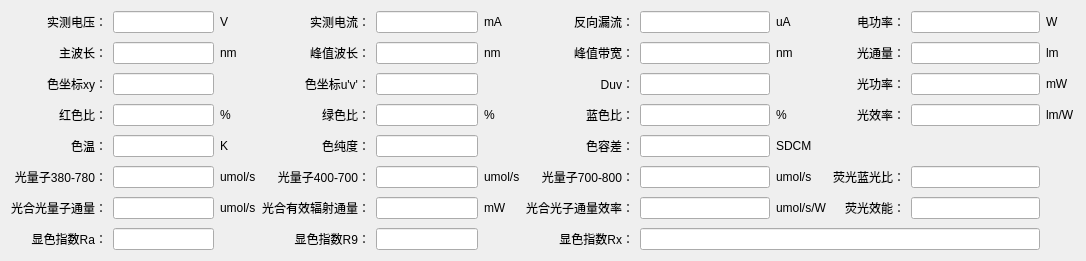
<?xml version="1.0" encoding="UTF-8"?>
<ui version="4.0">
 <class>HDetailWidget2000DC</class>
 <widget class="QWidget" name="HDetailWidget2000DC">
  <property name="geometry">
   <rect>
    <x>0</x>
    <y>0</y>
    <width>1086</width>
    <height>241</height>
   </rect>
  </property>
  <property name="windowTitle">
   <string>Form</string>
  </property>
  <layout class="QGridLayout" name="gridLayout">
   <property name="verticalSpacing">
    <number>9</number>
   </property>
   <item row="2" column="10">
    <widget class="QLineEdit" name="lineEdit_014">
     <property name="minimumSize">
      <size>
       <width>100</width>
       <height>0</height>
      </size>
     </property>
     <property name="alignment">
      <set>Qt::AlignCenter</set>
     </property>
     <property name="readOnly">
      <bool>true</bool>
     </property>
    </widget>
   </item>
   <item row="4" column="10">
    <widget class="QLineEdit" name="lineEdit_024">
     <property name="minimumSize">
      <size>
       <width>100</width>
       <height>0</height>
      </size>
     </property>
     <property name="alignment">
      <set>Qt::AlignCenter</set>
     </property>
     <property name="readOnly">
      <bool>true</bool>
     </property>
    </widget>
   </item>
   <item row="4" column="7">
    <widget class="QLineEdit" name="lineEdit_023">
     <property name="minimumSize">
      <size>
       <width>100</width>
       <height>0</height>
      </size>
     </property>
     <property name="alignment">
      <set>Qt::AlignCenter</set>
     </property>
     <property name="readOnly">
      <bool>true</bool>
     </property>
    </widget>
   </item>
   <item row="5" column="2">
    <widget class="QLabel" name="label_307">
     <property name="text">
      <string>K</string>
     </property>
     <property name="alignment">
      <set>Qt::AlignLeading|Qt::AlignLeft|Qt::AlignVCenter</set>
     </property>
    </widget>
   </item>
   <item row="0" column="0">
    <widget class="QLabel" name="label_2">
     <property name="text">
      <string>实测电压：</string>
     </property>
     <property name="alignment">
      <set>Qt::AlignRight|Qt::AlignTrailing|Qt::AlignVCenter</set>
     </property>
    </widget>
   </item>
   <item row="6" column="4">
    <widget class="QLineEdit" name="lineEdit_062">
     <property name="minimumSize">
      <size>
       <width>100</width>
       <height>0</height>
      </size>
     </property>
     <property name="alignment">
      <set>Qt::AlignCenter</set>
     </property>
     <property name="readOnly">
      <bool>true</bool>
     </property>
    </widget>
   </item>
   <item row="1" column="6">
    <widget class="QLabel" name="label_003">
     <property name="text">
      <string>峰值带宽：</string>
     </property>
     <property name="alignment">
      <set>Qt::AlignRight|Qt::AlignTrailing|Qt::AlignVCenter</set>
     </property>
    </widget>
   </item>
   <item row="6" column="3">
    <widget class="QLabel" name="label_33">
     <property name="text">
      <string>光量子400-700：</string>
     </property>
     <property name="alignment">
      <set>Qt::AlignRight|Qt::AlignTrailing|Qt::AlignVCenter</set>
     </property>
    </widget>
   </item>
   <item row="1" column="9">
    <widget class="QLabel" name="label_004">
     <property name="text">
      <string>光通量：</string>
     </property>
     <property name="alignment">
      <set>Qt::AlignRight|Qt::AlignTrailing|Qt::AlignVCenter</set>
     </property>
    </widget>
   </item>
   <item row="8" column="7" colspan="4">
    <widget class="QLineEdit" name="lineEdit_043">
     <property name="minimumSize">
      <size>
       <width>400</width>
       <height>0</height>
      </size>
     </property>
     <property name="text">
      <string/>
     </property>
     <property name="alignment">
      <set>Qt::AlignCenter</set>
     </property>
     <property name="readOnly">
      <bool>true</bool>
     </property>
    </widget>
   </item>
   <item row="8" column="6">
    <widget class="QLabel" name="label_53">
     <property name="text">
      <string>显色指数Rx：</string>
     </property>
     <property name="alignment">
      <set>Qt::AlignRight|Qt::AlignTrailing|Qt::AlignVCenter</set>
     </property>
    </widget>
   </item>
   <item row="4" column="11">
    <widget class="QLabel" name="label_316">
     <property name="text">
      <string>lm/W</string>
     </property>
     <property name="alignment">
      <set>Qt::AlignLeading|Qt::AlignLeft|Qt::AlignVCenter</set>
     </property>
    </widget>
   </item>
   <item row="4" column="5">
    <widget class="QLabel" name="label_310">
     <property name="text">
      <string>%</string>
     </property>
     <property name="alignment">
      <set>Qt::AlignLeading|Qt::AlignLeft|Qt::AlignVCenter</set>
     </property>
    </widget>
   </item>
   <item row="0" column="6">
    <widget class="QLabel" name="label_4">
     <property name="text">
      <string>反向漏流：</string>
     </property>
     <property name="alignment">
      <set>Qt::AlignRight|Qt::AlignTrailing|Qt::AlignVCenter</set>
     </property>
    </widget>
   </item>
   <item row="8" column="0">
    <widget class="QLabel" name="label_051">
     <property name="text">
      <string>显色指数Ra：</string>
     </property>
     <property name="alignment">
      <set>Qt::AlignRight|Qt::AlignTrailing|Qt::AlignVCenter</set>
     </property>
    </widget>
   </item>
   <item row="1" column="11">
    <widget class="QLabel" name="label_301">
     <property name="text">
      <string>lm</string>
     </property>
     <property name="alignment">
      <set>Qt::AlignLeading|Qt::AlignLeft|Qt::AlignVCenter</set>
     </property>
    </widget>
   </item>
   <item row="4" column="1">
    <widget class="QLineEdit" name="lineEdit_021">
     <property name="minimumSize">
      <size>
       <width>100</width>
       <height>0</height>
      </size>
     </property>
     <property name="alignment">
      <set>Qt::AlignCenter</set>
     </property>
     <property name="readOnly">
      <bool>true</bool>
     </property>
    </widget>
   </item>
   <item row="1" column="5">
    <widget class="QLabel" name="label_303">
     <property name="text">
      <string>nm</string>
     </property>
     <property name="alignment">
      <set>Qt::AlignLeading|Qt::AlignLeft|Qt::AlignVCenter</set>
     </property>
    </widget>
   </item>
   <item row="2" column="4">
    <widget class="QLineEdit" name="lineEdit_012">
     <property name="minimumSize">
      <size>
       <width>100</width>
       <height>0</height>
      </size>
     </property>
     <property name="alignment">
      <set>Qt::AlignCenter</set>
     </property>
     <property name="readOnly">
      <bool>true</bool>
     </property>
    </widget>
   </item>
   <item row="0" column="7">
    <widget class="QLineEdit" name="lineEdit_053">
     <property name="minimumSize">
      <size>
       <width>100</width>
       <height>0</height>
      </size>
     </property>
     <property name="alignment">
      <set>Qt::AlignCenter</set>
     </property>
     <property name="readOnly">
      <bool>true</bool>
     </property>
    </widget>
   </item>
   <item row="4" column="8">
    <widget class="QLabel" name="label_309">
     <property name="text">
      <string>%</string>
     </property>
     <property name="alignment">
      <set>Qt::AlignLeading|Qt::AlignLeft|Qt::AlignVCenter</set>
     </property>
    </widget>
   </item>
   <item row="1" column="1">
    <widget class="QLineEdit" name="lineEdit_001">
     <property name="minimumSize">
      <size>
       <width>100</width>
       <height>0</height>
      </size>
     </property>
     <property name="alignment">
      <set>Qt::AlignCenter</set>
     </property>
     <property name="readOnly">
      <bool>true</bool>
     </property>
    </widget>
   </item>
   <item row="5" column="4">
    <widget class="QLineEdit" name="lineEdit_032">
     <property name="minimumSize">
      <size>
       <width>100</width>
       <height>0</height>
      </size>
     </property>
     <property name="alignment">
      <set>Qt::AlignCenter</set>
     </property>
     <property name="readOnly">
      <bool>true</bool>
     </property>
    </widget>
   </item>
   <item row="2" column="7">
    <widget class="QLineEdit" name="lineEdit_013">
     <property name="minimumSize">
      <size>
       <width>100</width>
       <height>0</height>
      </size>
     </property>
     <property name="alignment">
      <set>Qt::AlignCenter</set>
     </property>
     <property name="readOnly">
      <bool>true</bool>
     </property>
    </widget>
   </item>
   <item row="2" column="1">
    <widget class="QLineEdit" name="lineEdit_011">
     <property name="minimumSize">
      <size>
       <width>100</width>
       <height>0</height>
      </size>
     </property>
     <property name="alignment">
      <set>Qt::AlignCenter</set>
     </property>
     <property name="readOnly">
      <bool>true</bool>
     </property>
    </widget>
   </item>
   <item row="4" column="4">
    <widget class="QLineEdit" name="lineEdit_022">
     <property name="minimumSize">
      <size>
       <width>100</width>
       <height>0</height>
      </size>
     </property>
     <property name="alignment">
      <set>Qt::AlignCenter</set>
     </property>
     <property name="readOnly">
      <bool>true</bool>
     </property>
    </widget>
   </item>
   <item row="5" column="6">
    <widget class="QLabel" name="label_306">
     <property name="text">
      <string>色容差：</string>
     </property>
     <property name="alignment">
      <set>Qt::AlignRight|Qt::AlignTrailing|Qt::AlignVCenter</set>
     </property>
    </widget>
   </item>
   <item row="1" column="4">
    <widget class="QLineEdit" name="lineEdit_002">
     <property name="minimumSize">
      <size>
       <width>100</width>
       <height>0</height>
      </size>
     </property>
     <property name="alignment">
      <set>Qt::AlignCenter</set>
     </property>
     <property name="readOnly">
      <bool>true</bool>
     </property>
    </widget>
   </item>
   <item row="0" column="5">
    <widget class="QLabel" name="label_313">
     <property name="text">
      <string>mA</string>
     </property>
     <property name="alignment">
      <set>Qt::AlignLeading|Qt::AlignLeft|Qt::AlignVCenter</set>
     </property>
    </widget>
   </item>
   <item row="6" column="6">
    <widget class="QLabel" name="label_317">
     <property name="text">
      <string>光量子700-800：</string>
     </property>
     <property name="alignment">
      <set>Qt::AlignRight|Qt::AlignTrailing|Qt::AlignVCenter</set>
     </property>
    </widget>
   </item>
   <item row="8" column="4">
    <widget class="QLineEdit" name="lineEdit_042">
     <property name="minimumSize">
      <size>
       <width>100</width>
       <height>0</height>
      </size>
     </property>
     <property name="alignment">
      <set>Qt::AlignCenter</set>
     </property>
     <property name="readOnly">
      <bool>true</bool>
     </property>
    </widget>
   </item>
   <item row="8" column="1">
    <widget class="QLineEdit" name="lineEdit_041">
     <property name="minimumSize">
      <size>
       <width>100</width>
       <height>0</height>
      </size>
     </property>
     <property name="alignment">
      <set>Qt::AlignCenter</set>
     </property>
     <property name="readOnly">
      <bool>true</bool>
     </property>
    </widget>
   </item>
   <item row="1" column="3">
    <widget class="QLabel" name="label_002">
     <property name="text">
      <string>峰值波长：</string>
     </property>
     <property name="alignment">
      <set>Qt::AlignRight|Qt::AlignTrailing|Qt::AlignVCenter</set>
     </property>
    </widget>
   </item>
   <item row="2" column="9">
    <widget class="QLabel" name="label_014">
     <property name="text">
      <string>光功率：</string>
     </property>
     <property name="alignment">
      <set>Qt::AlignRight|Qt::AlignTrailing|Qt::AlignVCenter</set>
     </property>
    </widget>
   </item>
   <item row="4" column="2">
    <widget class="QLabel" name="label_308">
     <property name="text">
      <string>%</string>
     </property>
     <property name="alignment">
      <set>Qt::AlignLeading|Qt::AlignLeft|Qt::AlignVCenter</set>
     </property>
    </widget>
   </item>
   <item row="1" column="0">
    <widget class="QLabel" name="label_001">
     <property name="text">
      <string>主波长：</string>
     </property>
     <property name="alignment">
      <set>Qt::AlignRight|Qt::AlignTrailing|Qt::AlignVCenter</set>
     </property>
    </widget>
   </item>
   <item row="5" column="8">
    <widget class="QLabel" name="label_311">
     <property name="text">
      <string>SDCM</string>
     </property>
     <property name="alignment">
      <set>Qt::AlignLeading|Qt::AlignLeft|Qt::AlignVCenter</set>
     </property>
    </widget>
   </item>
   <item row="5" column="1">
    <widget class="QLineEdit" name="lineEdit_031">
     <property name="minimumSize">
      <size>
       <width>100</width>
       <height>0</height>
      </size>
     </property>
     <property name="alignment">
      <set>Qt::AlignCenter</set>
     </property>
     <property name="readOnly">
      <bool>true</bool>
     </property>
    </widget>
   </item>
   <item row="5" column="0">
    <widget class="QLabel" name="label_031">
     <property name="text">
      <string>色温：</string>
     </property>
     <property name="alignment">
      <set>Qt::AlignRight|Qt::AlignTrailing|Qt::AlignVCenter</set>
     </property>
    </widget>
   </item>
   <item row="4" column="6">
    <widget class="QLabel" name="label_023">
     <property name="text">
      <string>蓝色比：</string>
     </property>
     <property name="alignment">
      <set>Qt::AlignRight|Qt::AlignTrailing|Qt::AlignVCenter</set>
     </property>
    </widget>
   </item>
   <item row="4" column="3">
    <widget class="QLabel" name="label_022">
     <property name="text">
      <string>绿色比：</string>
     </property>
     <property name="alignment">
      <set>Qt::AlignRight|Qt::AlignTrailing|Qt::AlignVCenter</set>
     </property>
    </widget>
   </item>
   <item row="0" column="2">
    <widget class="QLabel" name="label_312">
     <property name="text">
      <string>V</string>
     </property>
     <property name="alignment">
      <set>Qt::AlignLeading|Qt::AlignLeft|Qt::AlignVCenter</set>
     </property>
    </widget>
   </item>
   <item row="2" column="6">
    <widget class="QLabel" name="label_013">
     <property name="text">
      <string>Duv：</string>
     </property>
     <property name="alignment">
      <set>Qt::AlignRight|Qt::AlignTrailing|Qt::AlignVCenter</set>
     </property>
    </widget>
   </item>
   <item row="2" column="0">
    <widget class="QLabel" name="label_012">
     <property name="text">
      <string>色坐标xy：</string>
     </property>
     <property name="alignment">
      <set>Qt::AlignRight|Qt::AlignTrailing|Qt::AlignVCenter</set>
     </property>
    </widget>
   </item>
   <item row="2" column="3">
    <widget class="QLabel" name="label_011">
     <property name="text">
      <string>色坐标u'v'：</string>
     </property>
     <property name="alignment">
      <set>Qt::AlignRight|Qt::AlignTrailing|Qt::AlignVCenter</set>
     </property>
    </widget>
   </item>
   <item row="0" column="10">
    <widget class="QLineEdit" name="lineEdit_054">
     <property name="minimumSize">
      <size>
       <width>100</width>
       <height>0</height>
      </size>
     </property>
     <property name="alignment">
      <set>Qt::AlignCenter</set>
     </property>
     <property name="readOnly">
      <bool>true</bool>
     </property>
    </widget>
   </item>
   <item row="8" column="3">
    <widget class="QLabel" name="label_052">
     <property name="text">
      <string>显色指数R9：</string>
     </property>
     <property name="alignment">
      <set>Qt::AlignRight|Qt::AlignTrailing|Qt::AlignVCenter</set>
     </property>
    </widget>
   </item>
   <item row="0" column="1">
    <widget class="QLineEdit" name="lineEdit_051">
     <property name="minimumSize">
      <size>
       <width>100</width>
       <height>0</height>
      </size>
     </property>
     <property name="alignment">
      <set>Qt::AlignCenter</set>
     </property>
     <property name="readOnly">
      <bool>true</bool>
     </property>
    </widget>
   </item>
   <item row="6" column="1">
    <widget class="QLineEdit" name="lineEdit_061">
     <property name="minimumSize">
      <size>
       <width>100</width>
       <height>0</height>
      </size>
     </property>
     <property name="alignment">
      <set>Qt::AlignCenter</set>
     </property>
     <property name="readOnly">
      <bool>true</bool>
     </property>
    </widget>
   </item>
   <item row="4" column="9">
    <widget class="QLabel" name="label_15">
     <property name="text">
      <string>光效率：</string>
     </property>
     <property name="alignment">
      <set>Qt::AlignRight|Qt::AlignTrailing|Qt::AlignVCenter</set>
     </property>
    </widget>
   </item>
   <item row="0" column="8">
    <widget class="QLabel" name="label_314">
     <property name="text">
      <string>uA</string>
     </property>
     <property name="alignment">
      <set>Qt::AlignLeading|Qt::AlignLeft|Qt::AlignVCenter</set>
     </property>
    </widget>
   </item>
   <item row="0" column="11">
    <widget class="QLabel" name="label_315">
     <property name="text">
      <string>W</string>
     </property>
     <property name="alignment">
      <set>Qt::AlignLeading|Qt::AlignLeft|Qt::AlignVCenter</set>
     </property>
    </widget>
   </item>
   <item row="0" column="4">
    <widget class="QLineEdit" name="lineEdit_052">
     <property name="minimumSize">
      <size>
       <width>100</width>
       <height>0</height>
      </size>
     </property>
     <property name="alignment">
      <set>Qt::AlignCenter</set>
     </property>
     <property name="readOnly">
      <bool>true</bool>
     </property>
    </widget>
   </item>
   <item row="6" column="0">
    <widget class="QLabel" name="label_32">
     <property name="text">
      <string>光量子380-780：</string>
     </property>
     <property name="alignment">
      <set>Qt::AlignRight|Qt::AlignTrailing|Qt::AlignVCenter</set>
     </property>
    </widget>
   </item>
   <item row="0" column="9">
    <widget class="QLabel" name="label_5">
     <property name="text">
      <string>电功率：</string>
     </property>
     <property name="alignment">
      <set>Qt::AlignRight|Qt::AlignTrailing|Qt::AlignVCenter</set>
     </property>
    </widget>
   </item>
   <item row="5" column="7">
    <widget class="QLineEdit" name="lineEdit_033">
     <property name="minimumSize">
      <size>
       <width>100</width>
       <height>0</height>
      </size>
     </property>
     <property name="alignment">
      <set>Qt::AlignCenter</set>
     </property>
     <property name="readOnly">
      <bool>true</bool>
     </property>
    </widget>
   </item>
   <item row="4" column="0">
    <widget class="QLabel" name="label_021">
     <property name="text">
      <string>红色比：</string>
     </property>
     <property name="alignment">
      <set>Qt::AlignRight|Qt::AlignTrailing|Qt::AlignVCenter</set>
     </property>
    </widget>
   </item>
   <item row="1" column="7">
    <widget class="QLineEdit" name="lineEdit_003">
     <property name="minimumSize">
      <size>
       <width>100</width>
       <height>0</height>
      </size>
     </property>
     <property name="alignment">
      <set>Qt::AlignCenter</set>
     </property>
     <property name="readOnly">
      <bool>true</bool>
     </property>
    </widget>
   </item>
   <item row="1" column="10">
    <widget class="QLineEdit" name="lineEdit_004">
     <property name="minimumSize">
      <size>
       <width>100</width>
       <height>0</height>
      </size>
     </property>
     <property name="alignment">
      <set>Qt::AlignCenter</set>
     </property>
     <property name="readOnly">
      <bool>true</bool>
     </property>
    </widget>
   </item>
   <item row="1" column="2">
    <widget class="QLabel" name="label_304">
     <property name="text">
      <string>nm</string>
     </property>
     <property name="alignment">
      <set>Qt::AlignLeading|Qt::AlignLeft|Qt::AlignVCenter</set>
     </property>
    </widget>
   </item>
   <item row="0" column="3">
    <widget class="QLabel" name="label_3">
     <property name="text">
      <string>实测电流：</string>
     </property>
     <property name="alignment">
      <set>Qt::AlignRight|Qt::AlignTrailing|Qt::AlignVCenter</set>
     </property>
    </widget>
   </item>
   <item row="5" column="3">
    <widget class="QLabel" name="label_032">
     <property name="text">
      <string>色纯度：</string>
     </property>
     <property name="alignment">
      <set>Qt::AlignRight|Qt::AlignTrailing|Qt::AlignVCenter</set>
     </property>
    </widget>
   </item>
   <item row="2" column="11">
    <widget class="QLabel" name="label_302">
     <property name="text">
      <string>mW</string>
     </property>
     <property name="alignment">
      <set>Qt::AlignLeading|Qt::AlignLeft|Qt::AlignVCenter</set>
     </property>
    </widget>
   </item>
   <item row="1" column="8">
    <widget class="QLabel" name="label_305">
     <property name="text">
      <string>nm</string>
     </property>
     <property name="alignment">
      <set>Qt::AlignLeading|Qt::AlignLeft|Qt::AlignVCenter</set>
     </property>
    </widget>
   </item>
   <item row="6" column="7">
    <widget class="QLineEdit" name="lineEdit_063">
     <property name="minimumSize">
      <size>
       <width>100</width>
       <height>0</height>
      </size>
     </property>
     <property name="alignment">
      <set>Qt::AlignCenter</set>
     </property>
     <property name="readOnly">
      <bool>true</bool>
     </property>
    </widget>
   </item>
   <item row="6" column="2">
    <widget class="QLabel" name="label_318">
     <property name="text">
      <string>umol/s</string>
     </property>
     <property name="alignment">
      <set>Qt::AlignLeading|Qt::AlignLeft|Qt::AlignVCenter</set>
     </property>
    </widget>
   </item>
   <item row="6" column="9">
    <widget class="QLabel" name="label_320">
     <property name="text">
      <string>荧光蓝光比：</string>
     </property>
     <property name="alignment">
      <set>Qt::AlignRight|Qt::AlignTrailing|Qt::AlignVCenter</set>
     </property>
    </widget>
   </item>
   <item row="6" column="10">
    <widget class="QLineEdit" name="lineEdit_064">
     <property name="minimumSize">
      <size>
       <width>100</width>
       <height>0</height>
      </size>
     </property>
     <property name="alignment">
      <set>Qt::AlignCenter</set>
     </property>
     <property name="readOnly">
      <bool>true</bool>
     </property>
    </widget>
   </item>
   <item row="7" column="0">
    <widget class="QLabel" name="label_34">
     <property name="text">
      <string>光合光量子通量：</string>
     </property>
     <property name="alignment">
      <set>Qt::AlignRight|Qt::AlignTrailing|Qt::AlignVCenter</set>
     </property>
    </widget>
   </item>
   <item row="7" column="1">
    <widget class="QLineEdit" name="lineEdit_071">
     <property name="minimumSize">
      <size>
       <width>100</width>
       <height>0</height>
      </size>
     </property>
     <property name="alignment">
      <set>Qt::AlignCenter</set>
     </property>
     <property name="readOnly">
      <bool>true</bool>
     </property>
    </widget>
   </item>
   <item row="7" column="3">
    <widget class="QLabel" name="label_35">
     <property name="text">
      <string>光合有效辐射通量：</string>
     </property>
     <property name="alignment">
      <set>Qt::AlignRight|Qt::AlignTrailing|Qt::AlignVCenter</set>
     </property>
    </widget>
   </item>
   <item row="7" column="4">
    <widget class="QLineEdit" name="lineEdit_072">
     <property name="minimumSize">
      <size>
       <width>100</width>
       <height>0</height>
      </size>
     </property>
     <property name="alignment">
      <set>Qt::AlignCenter</set>
     </property>
     <property name="readOnly">
      <bool>true</bool>
     </property>
    </widget>
   </item>
   <item row="7" column="6">
    <widget class="QLabel" name="label_321">
     <property name="text">
      <string>光合光子通量效率：</string>
     </property>
     <property name="alignment">
      <set>Qt::AlignRight|Qt::AlignTrailing|Qt::AlignVCenter</set>
     </property>
    </widget>
   </item>
   <item row="7" column="7">
    <widget class="QLineEdit" name="lineEdit_073">
     <property name="minimumSize">
      <size>
       <width>100</width>
       <height>0</height>
      </size>
     </property>
     <property name="alignment">
      <set>Qt::AlignCenter</set>
     </property>
     <property name="readOnly">
      <bool>true</bool>
     </property>
    </widget>
   </item>
   <item row="7" column="9">
    <widget class="QLabel" name="label_322">
     <property name="text">
      <string>荧光效能：</string>
     </property>
     <property name="alignment">
      <set>Qt::AlignRight|Qt::AlignTrailing|Qt::AlignVCenter</set>
     </property>
    </widget>
   </item>
   <item row="7" column="10">
    <widget class="QLineEdit" name="lineEdit_074">
     <property name="minimumSize">
      <size>
       <width>100</width>
       <height>0</height>
      </size>
     </property>
     <property name="alignment">
      <set>Qt::AlignCenter</set>
     </property>
     <property name="readOnly">
      <bool>true</bool>
     </property>
    </widget>
   </item>
   <item row="7" column="2">
    <widget class="QLabel" name="label_323">
     <property name="text">
      <string>umol/s</string>
     </property>
     <property name="alignment">
      <set>Qt::AlignLeading|Qt::AlignLeft|Qt::AlignVCenter</set>
     </property>
    </widget>
   </item>
   <item row="7" column="5">
    <widget class="QLabel" name="label_324">
     <property name="text">
      <string>mW</string>
     </property>
     <property name="alignment">
      <set>Qt::AlignLeading|Qt::AlignLeft|Qt::AlignVCenter</set>
     </property>
    </widget>
   </item>
   <item row="6" column="5">
    <widget class="QLabel" name="label_319">
     <property name="text">
      <string>umol/s</string>
     </property>
     <property name="alignment">
      <set>Qt::AlignLeading|Qt::AlignLeft|Qt::AlignVCenter</set>
     </property>
    </widget>
   </item>
   <item row="6" column="8">
    <widget class="QLabel" name="label_325">
     <property name="text">
      <string>umol/s</string>
     </property>
     <property name="alignment">
      <set>Qt::AlignLeading|Qt::AlignLeft|Qt::AlignVCenter</set>
     </property>
    </widget>
   </item>
   <item row="7" column="8">
    <widget class="QLabel" name="label_326">
     <property name="text">
      <string>umol/s/W</string>
     </property>
     <property name="alignment">
      <set>Qt::AlignLeading|Qt::AlignLeft|Qt::AlignVCenter</set>
     </property>
    </widget>
   </item>
  </layout>
 </widget>
 <resources/>
 <connections/>
</ui>
